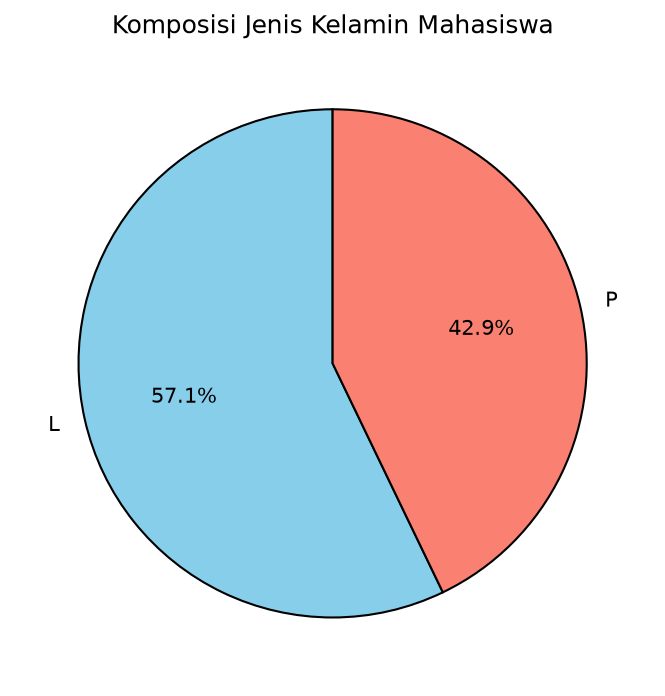

This figure's Python source:
# ==============================================================================
# SUB-BAB 3.6: DIAGRAM LINGKARAN (PIE CHART)
# ==============================================================================
"""
[PENJELASAN RAMAH PEMULA]

1. APA MAKSUD KODE INI?
   Kita sedang memotong kue tart (lingkaran 100%) menjadi potongan-potongan pizza
   sesuai porsi persentase masing-masing kategori:
   - `autopct='%1.1f%%'` : Perintah otomatis menghitung dan menulis angka persen di setiap potongan kue.
   - Di sini kita melihat porsi mahasiswa Laki-laki vs Perempuan dalam kelas.

2. TIPS PENTING BUAT PEMULA:
   Gunakan Pie Chart HANYA kalau kategorinya sedikit (misal 2 sampai 4 kategori saja).
   Kalau kategorinya ada 10 (misal: 10 warna baju berbeda), potongan kuenya jadi tipis-tipis
   seperti jarum jam dan mata manusia akan pusing membedakannya. Untuk kasus begitu, pakai Bar Chart!

3. CONTOH DI DUNIA KERJA:
   - Manajemen Keuangan Pribadi / Perusahaan: Menampilkan porsi ke mana perginya gaji bulanan
     (misal: 50% Kebutuhan Pokok, 30% Cicilan & Tabungan, 20% Liburan/Jajan).
   - Lembaga Survei Pemilu (Quick Count): Menampilkan persentase perolehan suara pasangan calon presiden.
"""

import pandas as pd
import matplotlib.pyplot as plt

# Inisialisasi data (dari Sub-bab 2.1)
data = {
    "Nama"   : ["Andi", "Budi", "Citra", "Dewi", "Eko", "Fajar", "Gita"],
    "JK"     : ["L", "L", "P", "P", "L", "L", "P"],
    "Usia"   : [19, 20, 18, 21, 20, 19, 20],
    "UTS"    : [78, 85, 92, 60, 70, 88, 75],
    "UAS"    : [80, 88, 95, 65, 72, 84, 90]
}
df = pd.DataFrame(data)

# --- Kode Sub-bab 3.6 ---
# Menghitung banyaknya mahasiswa tiap jenis kelamin
komposisi = df["JK"].value_counts()

plt.figure(figsize=(6, 6))
plt.pie(
    komposisi.values,
    labels=komposisi.index,
    autopct="%1.1f%%",
    startangle=90,
    colors=["skyblue", "salmon"],
    wedgeprops={"edgecolor": "black", "linewidth": 1}
)
plt.title("Komposisi Jenis Kelamin Mahasiswa", fontsize=14, fontweight="bold")
plt.show()
